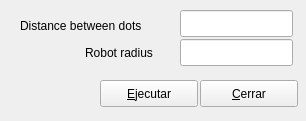
<?xml version="1.0" encoding="UTF-8"?>
<ui version="4.0">
 <class>Discretize_Form</class>
 <widget class="QWidget" name="Discretize_Form">
  <property name="geometry">
   <rect>
    <x>0</x>
    <y>0</y>
    <width>306</width>
    <height>121</height>
   </rect>
  </property>
  <property name="windowTitle">
   <string>Discretization</string>
  </property>
  <widget class="QLabel" name="label">
   <property name="geometry">
    <rect>
     <x>20</x>
     <y>16</y>
     <width>161</width>
     <height>20</height>
    </rect>
   </property>
   <property name="text">
    <string>Distance between dots</string>
   </property>
  </widget>
  <widget class="QLabel" name="label_2">
   <property name="geometry">
    <rect>
     <x>85</x>
     <y>43</y>
     <width>91</width>
     <height>20</height>
    </rect>
   </property>
   <property name="text">
    <string>Robot radius</string>
   </property>
  </widget>
  <widget class="QLineEdit" name="edt_length">
   <property name="geometry">
    <rect>
     <x>180</x>
     <y>10</y>
     <width>113</width>
     <height>27</height>
    </rect>
   </property>
  </widget>
  <widget class="QLineEdit" name="edt_radius">
   <property name="geometry">
    <rect>
     <x>180</x>
     <y>39</y>
     <width>113</width>
     <height>27</height>
    </rect>
   </property>
  </widget>
  <widget class="QPushButton" name="btn_exec">
   <property name="geometry">
    <rect>
     <x>100</x>
     <y>80</y>
     <width>98</width>
     <height>27</height>
    </rect>
   </property>
   <property name="text">
    <string>&amp;Ejecutar</string>
   </property>
  </widget>
  <widget class="QPushButton" name="btn_close">
   <property name="geometry">
    <rect>
     <x>200</x>
     <y>80</y>
     <width>98</width>
     <height>27</height>
    </rect>
   </property>
   <property name="text">
    <string>&amp;Cerrar</string>
   </property>
  </widget>
 </widget>
 <resources/>
 <connections>
  <connection>
   <sender>btn_close</sender>
   <signal>clicked()</signal>
   <receiver>Discretize_Form</receiver>
   <slot>close()</slot>
   <hints>
    <hint type="sourcelabel">
     <x>318</x>
     <y>93</y>
    </hint>
    <hint type="destinationlabel">
     <x>190</x>
     <y>60</y>
    </hint>
   </hints>
  </connection>
 </connections>
</ui>
